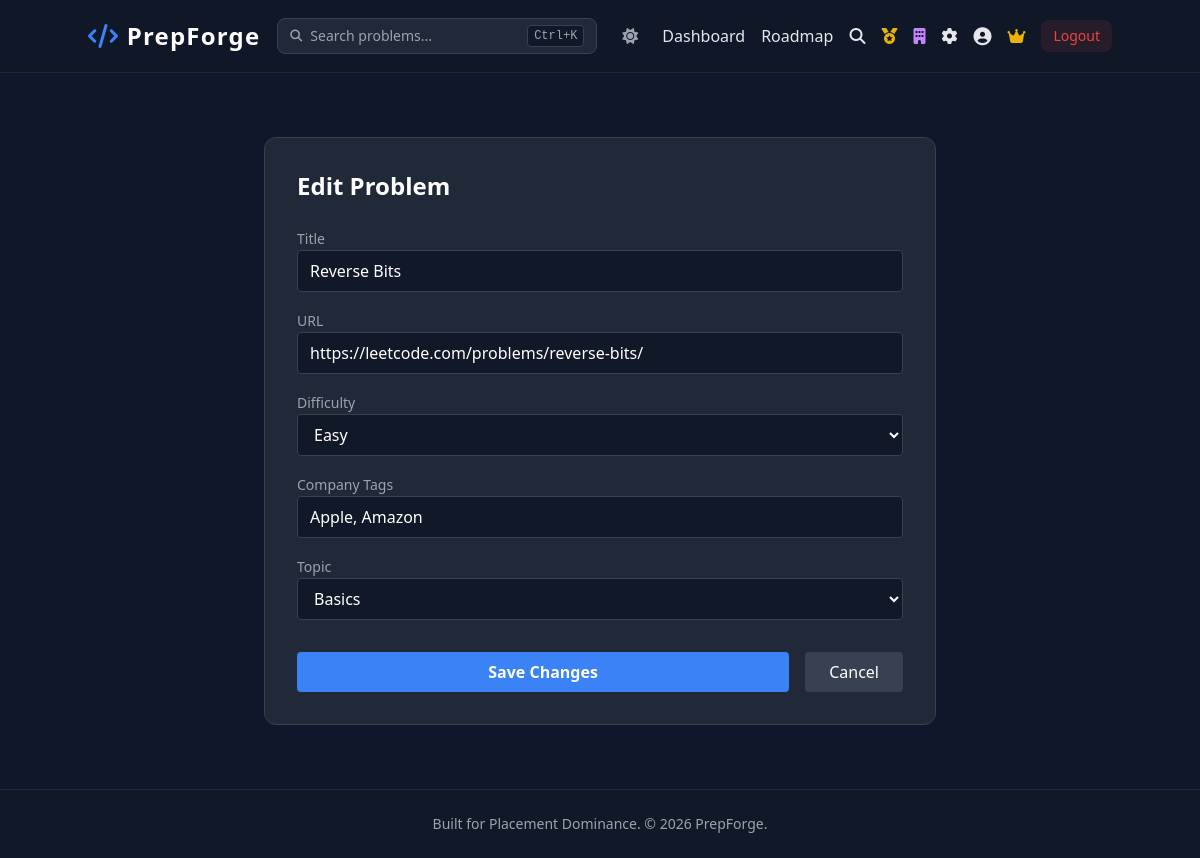
/admin/edit/173 (signed in), run on the app's committed database.
### tables this page shows
CREATE TABLE problems (
                    id INTEGER PRIMARY KEY AUTOINCREMENT,
                    topic_id INTEGER NOT NULL,
                    title TEXT NOT NULL,
                    url TEXT NOT NULL,
                    difficulty TEXT NOT NULL,
                    company_tags TEXT,
                    FOREIGN KEY(topic_id) REFERENCES topics(id)
                 );

CREATE TABLE topics (
                    id INTEGER PRIMARY KEY AUTOINCREMENT,
                    name TEXT UNIQUE NOT NULL,
                    icon TEXT NOT NULL
                 );

### app.py (the view, shortened to what this page needs)
@app.route('/admin/edit/<int:problem_id>', methods=['GET', 'POST'])
@admin_required
def edit_problem(problem_id):
    conn = get_db()
    problem = conn.execute('SELECT * FROM problems WHERE id = ?', (problem_id,)).fetchone()
    topics = conn.execute('SELECT * FROM topics ORDER BY id').fetchall()
    conn.close()
    return render_template('edit.html', problem=problem, topics=topics)

### app.py (called while the page is built)
def get_db():
    conn = sqlite3.connect(DATABASE, timeout=15)
    conn.row_factory = sqlite3.Row
    return conn

@app.context_processor
def inject_globals():
    return {'current_year': datetime.now().year}

def admin_required(f):
    @wraps(f)
    def decorated_function(*args, **kwargs):
        if 'user_id' not in session or not session.get('is_admin'):
            flash('Admin access required.', 'danger')
            return redirect(url_for('dashboard'))
        return f(*args, **kwargs)
    return decorated_function

### templates/edit.html (shortened to what this page needs)
{% extends 'base.html' %}
{% block content %}
<div class="max-w-2xl mx-auto mt-8 bg-gray-800 p-8 rounded-xl border border-gray-700">
    <h2 class="text-2xl font-bold text-white mb-6">Edit Problem</h2>
    <form method="POST" class="space-y-4">
        <div>
            <label class="text-sm text-gray-400">Title</label>
            <input type="text" name="title" value="{{ problem.title }}" class="w-full bg-gray-900 border border-gray-700 rounded px-3 py-2 text-white">
        </div>
        <div>
            <label class="text-sm text-gray-400">URL</label>
            <input type="url" name="url" value="{{ problem.url }}" class="w-full bg-gray-900 border border-gray-700 rounded px-3 py-2 text-white">
        </div>
        <div>
            <label class="text-sm text-gray-400">Difficulty</label>
            <select name="difficulty" class="w-full bg-gray-900 border border-gray-700 rounded px-3 py-2 text-white">
                <option value="Easy" {% if problem.difficulty == 'Easy' %}selected{% endif %}>Easy</option>
            </select>
        </div>
        <div>
            <label class="text-sm text-gray-400">Company Tags</label>
            <input type="text" name="company_tags" value="{{ problem.company_tags }}" class="w-full bg-gray-900 border border-gray-700 rounded px-3 py-2 text-white">
        </div>
        <div>
            <label class="text-sm text-gray-400">Topic</label>
            <select name="topic_id" class="w-full bg-gray-900 border border-gray-700 rounded px-3 py-2 text-white">
                {% for t in topics %}
                <option value="{{ t.id }}" {% if problem.topic_id == t.id %}selected{% endif %}>{{ t.name }}</option>
                {% endfor %}
            </select>
        </div>
        <div class="flex gap-4 pt-4">
            <button type="submit" class="flex-1 bg-brand text-white py-2 rounded font-bold hover:bg-blue-600">Save Changes</button>
            <a href="/admin" class="px-6 py-2 bg-gray-700 text-white rounded hover:bg-gray-600">Cancel</a>
        </div>
    </form>
</div>
{% endblock %}

### static/css/custom.css (style rules this page uses)
:root { --square-size: 12px; --square-gap: 4px; --level-0: #374151; --level-1: #0e4429; --level-2: #006d32; --level-3: #26a641; --level-4: #39d353; }
body { font-family: 'Inter', system-ui, -apple-system, sans-serif; }

### data on the page
problems: title "Reverse Bits", url "https://leetcode.com/problems/reverse-bits/", difficulty "Easy", company_tags "Apple, Amazon", topic_id "Basics"
